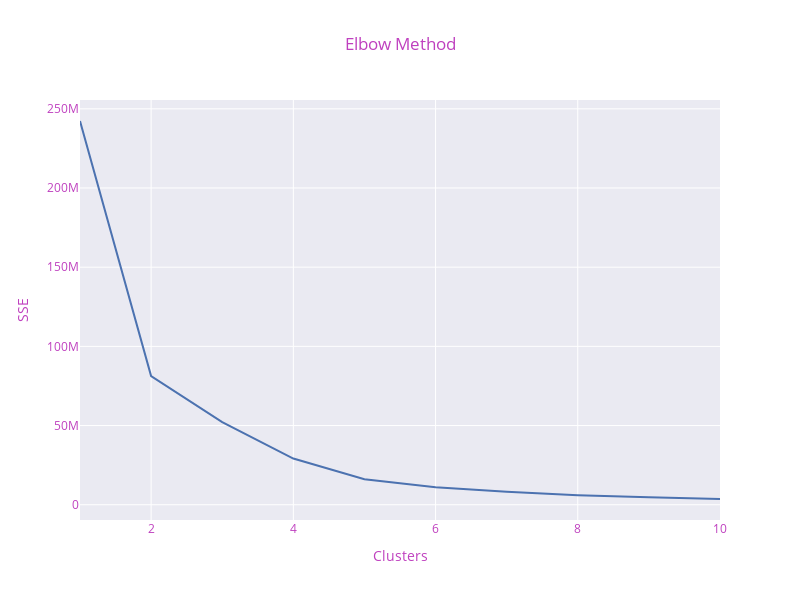

Notebook code for this chart:
### Markdown cell above
**4. Tìm số cụm tối ưu và huấn luyện mô hình**

### Code cell
X = df.drop('sex', axis=1)
from sklearn.metrics import silhouette_score

#  Tính toán Silhouette Score 
km_scores = []
k_range = range(2, 11)  

for i in k_range:
    kmeans = KMeans(n_clusters=i, random_state=42, n_init=10)
    kmeans.fit(df) 
    
    # Tính score và lưu lại
    score = silhouette_score(df, kmeans.labels_)
    km_scores.append(score)

# Vẽ biểu đồ Silhouette (Code của bạn) 
plt.figure(figsize=(10, 5))
sns.lineplot(x=k_range, y=km_scores, marker='o', color='#491D8B') # Thêm marker='o' cho dễ nhìn
plt.title('Silhouette Scores depending on k')
plt.xlabel('Number of clusters (k)')
plt.ylabel('Silhouette Score')
plt.grid(True)
plt.show()

# In ra k tối ưu theo Silhouette
best_k = k_range[np.argmax(km_scores)]
print(f"Số cụm tối ưu theo Silhouette là: k={best_k} với score={max(km_scores):.4f}")

# Phương pháp Elbow 
sse = []
for i in range(1, 11): 
    kmeans = KMeans(n_clusters=i, max_iter=300, random_state=42, n_init=10)
    kmeans.fit(df)
    sse.append(kmeans.inertia_)

fig = px.line(x=range(1, 11), y=sse, template="seaborn", title='Elbow Method')
fig.update_layout(width=800, height=600, 
                  title_font_color="#BF40BF",
                  xaxis=dict(color="#BF40BF", title="Clusters"),
                  yaxis=dict(color="#BF40BF", title="SSE"))
fig.show()

#  Chạy mô hình cuối cùng 
# Bạn có thể chọn k=4 hoặc k theo best_k tìm được ở trên
kmeans_final = KMeans(n_clusters=4, init='k-means++', max_iter=300, n_init=10, random_state=0)
clusters = kmeans_final.fit_predict(df)

### Figure 1 — Plotly figure (JSON) as saved in the notebook; plotly's stock layout.template omitted (floating-point values rounded to 4 significant figures)
{"data": [{"hovertemplate": "x=%{x}<br>y=%{y}<extra></extra>", "legendgroup": "", "line": {"color": "rgb(76,114,176)", "dash": "solid"}, "marker": {"symbol": "circle"}, "mode": "lines", "name": "", "orientation": "v", "showlegend": false, "type": "scatter", "x": [1, 2, 3, 4, 5, 6, 7, 8, 9, 10], "xaxis": "x", "y": [242300000.0, 81260000.0, 52120000.0, 29140000.0, 16120000.0, 11060000.0, 8137000.0, 5953000.0, 4653000.0, 3611000.0], "yaxis": "y"}], "layout": {"height": 600, "legend": {"tracegroupgap": 0}, "title": {"font": {"color": "#BF40BF"}, "text": "Elbow Method"}, "width": 800, "xaxis": {"anchor": "y", "color": "#BF40BF", "domain": [0, 1], "title": {"text": "Clusters"}}, "yaxis": {"anchor": "x", "color": "#BF40BF", "domain": [0, 1], "title": {"text": "SSE"}}}}
